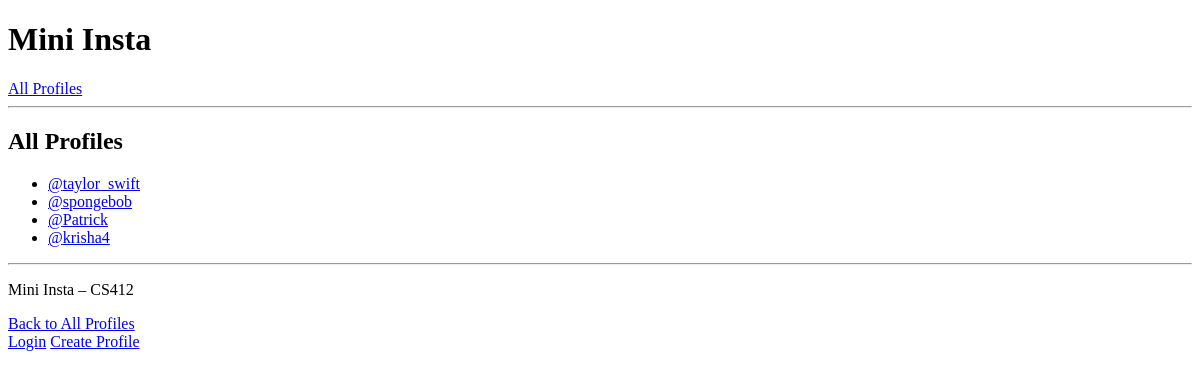
Before: /mini_insta/ with the older database file.
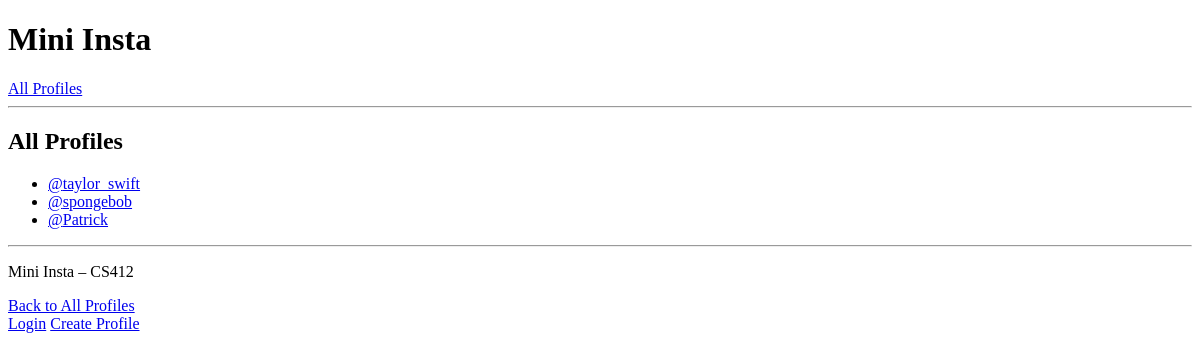
After: the same page with the newer database file.
### mini_insta/models.py (models this page shows, shortened)
class Profile(models.Model):
    user = models.ForeignKey(User, on_delete=models.CASCADE, default=1)
    username = models.CharField(max_length=50, unique=True)
    display_name = models.CharField(max_length=100)
    profile_image_url = models.URLField(blank=True)
    bio_text = models.TextField(blank=True)

### mini_insta/views.py (the view)
# urls.py: path("", ProfileListView.as_view(), name="profile_list"),
class ProfileListView(ListView):
    model = Profile
    template_name = "mini_insta/show_all_profiles.html"
    context_object_name = "profiles"

### mini_insta/templates/mini_insta/show_all_profiles.html
{% extends 'mini_insta/base.html' %}
{% block content %}
<h2>All Profiles</h2>
<ul>
  {% for profile in profiles %}
    <li>
      <a href="{% url 'mini_insta:show_profile' profile.pk %}">
        @{{ profile.username }}
      </a>
    </li>
  {% empty %}
    <li>No profiles yet.</li>
  {% endfor %}
</ul>
{% endblock %}

Changed rows visible on the page:
removed Profile: username "krisha4"
